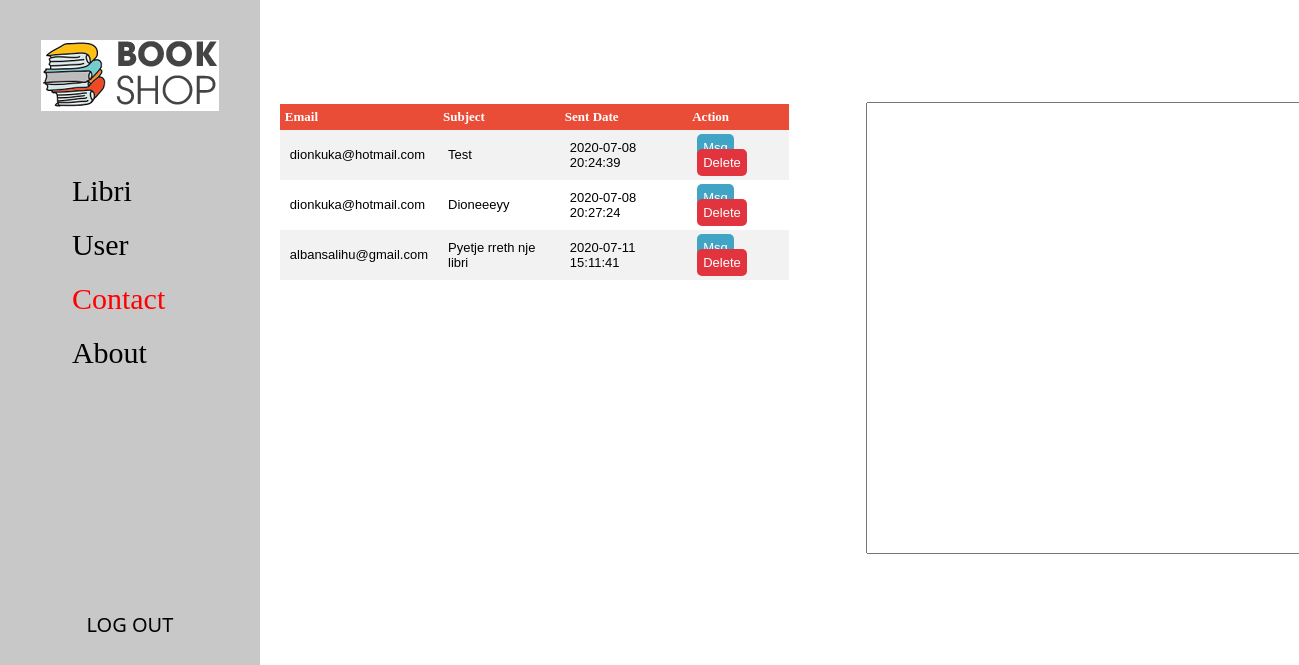
Page /View/contactadmin.php (signed in) on the committed database.
### tables this page shows
CREATE TABLE `reports` (
  `ID` int(11) NOT NULL,
  `email` varchar(100) NOT NULL,
  `subject` varchar(100) NOT NULL,
  `content` text DEFAULT NULL,
  `sentdate` datetime DEFAULT NULL
);

### Controller/AdminContact.php (called while the page is built, shortened)
<?php
    $mesazhi = "";
?>

### View/contactadmin.php (the view, shortened to what this page needs)
<!DOCTYPE html>
<html lang="en">
<head>
    <link rel="stylesheet" href="css/admin.css">
</head>
<body>
    <div class="main">
        <div class="left-side">
            <div class="logo">
            <div>
                <img src="Images/bookshop2.png" alt="">
            </div>
            </div>
            <div class="left-side-main">
                <div class="Titujt">
                    <a href="libriAdmin.php">Libri</a>
                </div>
                <div class="Titujt">
                    <a href="userAdmin.php">User</a>
                </div>
                <div class="Titujt" style="color: red;">
                    Contact
                </div>
                <div class="Titujt">
                    <a href="aboutAdmin.php">About</a>
                </div>
            </div>
            <div class="logoutButton">
                <a href="../Controller/logout.php">LOG OUT</a>
            </div>
        </div>
        <div class="right-side">
                <?php
                    require_once "../Controller/AdminContact.php";
                ?>
            <div class="tabela-forma">
                <table id="tableContact" class="tabelaUser">
                    <tr>
                        <th>Email</th>
                        <th>Subject</th>
                        <th>Sent Date</th>
                        <th colspan="2">Action</th>
                    </tr>
                    <?php
                        global $connection;
                        $sql = "select id, email, subject, content ,sentdate from reports";
                        $result = $connection->query($sql);
                        if ($result->num_rows > 0){
                            while($row = $result->fetch_assoc()){
                                echo "<tr><td>".  $row["email"] ."</td><td>". $row["subject"] ."</td><td>". $row["sentdate"] ."</td>";
                                ?>
                                <td>
                                    <a href="contactadmin.php?msg=<?php echo $row['id']; ?>">Msg</a>
                                    <a href="../Controller/AdminContact.php?delete=<?php echo $row['id']; ?>">Delete</a>
                                </td>
                                </tr>
                                <?php
                            }
                                echo "</table>";
                        }else{
                            echo "0 result";
                        }
                    ?>
            </div>
            <div class="libri-forma">
                <form action="../Controller/AdminUser.php" method="POST" onsubmit="return contactAdmin()">
                    <textarea name="content" id="content" cols="60" rows="30"> <?php echo $mesazhi; ?> </textarea>
                </form>
            </div>
        </div>
    </div>
</body>
</html>

### View/css/admin.css (style rules this page uses)
* { margin: 0; padding: 0; }
.main { display: flex; flex-direction: row; }
.logo { width: auto; height: auto; text-align: center; margin-top: 40px; }
.left-side { height: 100vh; width: 20%; background-color: #c8c8c8; display: flex; flex-direction: column; }
.logoutButton { margin-top: 70%; text-align: center; }
.logoutButton a { text-decoration: none; padding: 7px; font-size: 20px; color: black; border-radius: 50px; font-family: 'Segoe UI'; }
.left-side-main { width: 60%; margin: 15% auto; }
.Titujt { color: black; font-size: 30px; margin: 20px; cursor: pointer; }
.Titujt a { text-decoration: none; color: black; }
.right-side { height: 100vh; width: 80%; background-color: white; display: flex; flex-direction: row; }
.tabela-forma { width: 50%; background-color: white; margin-left: 20px; }
.libri-forma { width: 50%; }
form { margin-top: 20%; margin-left: 15%; }
.tabelaUser { border-collapse: collapse; width: 100%; font-size: 13px; text-align: left; }
th { background-color: #e94c37; color: white; padding: 5px; }
td { padding: 10px; font-family: Arial; }
td a { text-decoration: none; background-color: #e2343f; font-size: 13px; padding: 6px; color: white; border-radius: 5px; }
td a:nth-child(1) { background-color: #41a4c5; }
tr:nth-child(even) { background-color: #f2f2f2; }
.tabela-forma { overflow: auto; height: 450px; margin-top: 10%; }

### rows in the picture
reports: email "dionkuka@hotmail.com", subject "Test", sentdate "2020-07-08 20:24:39"
reports: email "dionkuka@hotmail.com", subject "Dioneeeyy", sentdate "2020-07-08 20:27:24"
reports: email "albansalihu@gmail.com", subject "Pyetje rreth nje libri", sentdate "2020-07-11 15:11:41"
